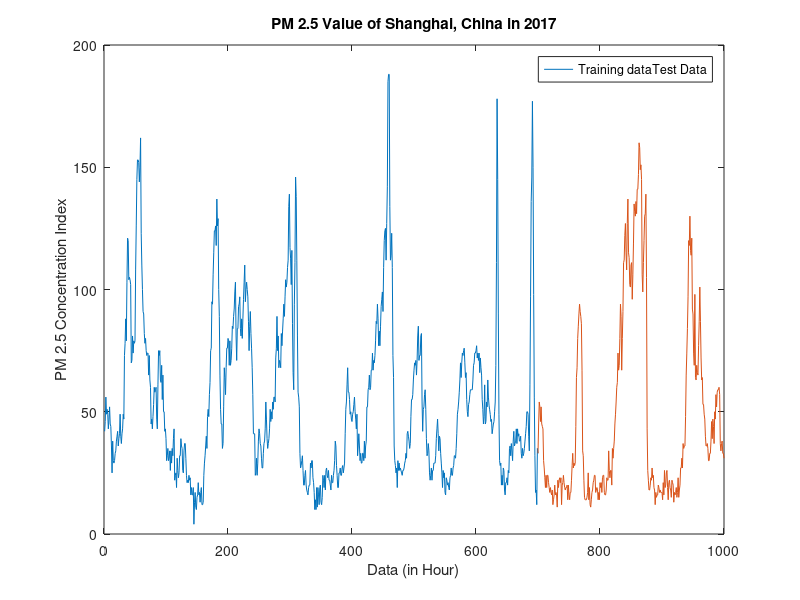

MATLAB code for this plot:
%% preprocessing by substituting the missing data with their corresponding interpolation values
load('shanghai2017.mat');

X = shanghai2017;
indices = find(X == -999);

% each missing data is substituted by the order-one interpolation on its
% nearest six observed data.
for i = [1:6]
    copy_indices = indices;
    copy_indices(i) = [];
    all_indices = [1:length(X)];
    all_indices(copy_indices) = [];
    index = find(all_indices == indices(i));
    x = [];
    y = [];
    for j = [1:3,5:7]
        x = [x, all_indices(index+(j-4))];
        y = [y, X(all_indices(index+(j-4)))];
    end
    p = polyfit(x, y, 1);
    f = polyval(p, indices(i));
    X(indices(i)) = f;
end

% the first 700 are training data and the rest 300 are test data
Xtrain = X(1:700);
Xpred = X(701:1000);

% plot the preprocessed data set
figure
plot(Xtrain)
hold on
idx = 700:1000;
plot(idx,[Xtrain(end);Xpred],'-')
hold off
xlabel("Data (in Hour)")
ylabel("PM 2.5 Concentration Index")
title("PM 2.5 Value of Shanghai, China in 2017")
legend(["Training data" "Test Data"])